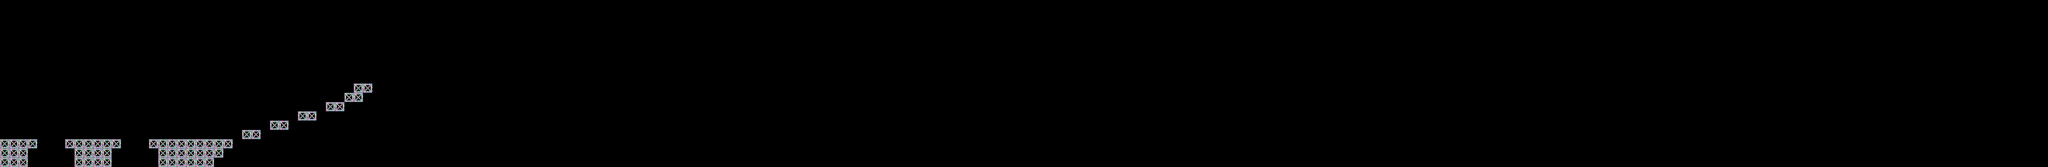

The image is a tile-based game level rendered from a .tmx file. Its description and source (layers, tilesets, objects; grid data summarised) follow:
An orthogonal 220x18 tile map with 32x32 px tiles, 2 tile layers (Foreground, Background), 2 tilesets and 3 objects (floor, player_start).

<map version="1.0" orientation="orthogonal" width="220" height="18" tilewidth="32" tileheight="32">
 <tileset firstgid="1" name="level" tilewidth="32" tileheight="32">
  <image source="level.png" width="384" height="608" />
 </tileset>
 <tileset firstgid="229" name="coin" tilewidth="32" tileheight="32">
  <image source="coin.png" width="32" height="32" />
 </tileset>
 <layer name="Foreground" width="220" height="18">
  <properties>
   <property name="tileset" value="level" />
  </properties>
  <data>[3960 cells, 58 non-empty, 1 distinct tile ids]</data>
 </layer>
 <layer name="Background" width="220" height="18">
  <properties>
   <property name="nocollide" value="true" />
   <property name="tileset" value="level" />
  </properties>
  <data>[3960 cells, 58 non-empty, 1 distinct tile ids]</data>
 </layer>
 <objectgroup color="#ff0000" name="floor" width="220" height="18">
  <object name="floor" type="floor" x="0" y="544" width="1152" height="32" />
 </objectgroup>
 <objectgroup color="#0000ff" name="player start" width="220" height="18">
  <object name="start" type="player_start" x="32" y="416" width="32" height="32" />
 </objectgroup>
 <objectgroup color="#a40002" name="exit" width="220" height="18">
  <object x="1216" y="224" width="32" height="32" />
 </objectgroup>
</map>
